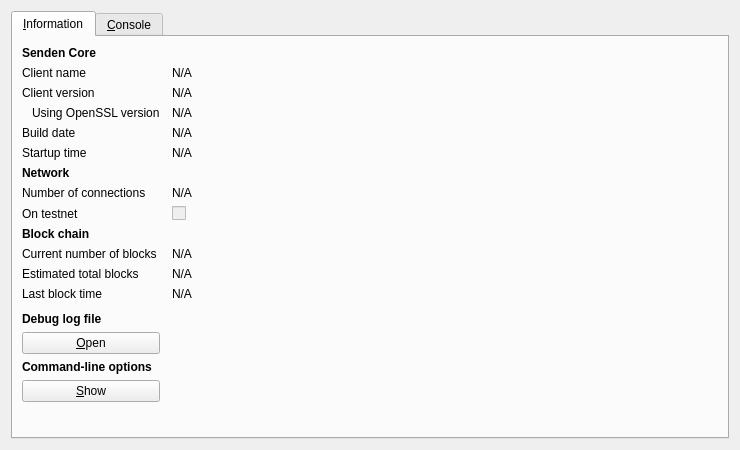
<?xml version="1.0" encoding="UTF-8"?>
<ui version="4.0">
 <class>RPCConsole</class>
 <widget class="QDialog" name="RPCConsole">
  <property name="geometry">
   <rect>
    <x>0</x>
    <y>0</y>
    <width>740</width>
    <height>450</height>
   </rect>
  </property>
  <property name="windowTitle">
   <string>Senden - Debug window</string>
  </property>
  <layout class="QVBoxLayout" name="verticalLayout_2">
   <item>
    <widget class="QTabWidget" name="tabWidget">
     <property name="currentIndex">
      <number>0</number>
     </property>
     <widget class="QWidget" name="tab_info">
      <attribute name="title">
       <string>&amp;Information</string>
      </attribute>
      <layout class="QGridLayout" name="gridLayout" columnstretch="0,1">
       <property name="horizontalSpacing">
        <number>12</number>
       </property>
       <item row="0" column="0">
        <widget class="QLabel" name="label_9">
         <property name="font">
          <font>
           <weight>75</weight>
           <bold>true</bold>
          </font>
         </property>
         <property name="text">
          <string>Senden Core</string>
         </property>
        </widget>
       </item>
       <item row="1" column="0">
        <widget class="QLabel" name="label_5">
         <property name="text">
          <string>Client name</string>
         </property>
        </widget>
       </item>
       <item row="1" column="1">
        <widget class="QLabel" name="clientName">
         <property name="cursor">
          <cursorShape>IBeamCursor</cursorShape>
         </property>
         <property name="text">
          <string>N/A</string>
         </property>
         <property name="textFormat">
          <enum>Qt::PlainText</enum>
         </property>
         <property name="textInteractionFlags">
          <set>Qt::LinksAccessibleByMouse|Qt::TextSelectableByKeyboard|Qt::TextSelectableByMouse</set>
         </property>
        </widget>
       </item>
       <item row="2" column="0">
        <widget class="QLabel" name="label_6">
         <property name="text">
          <string>Client version</string>
         </property>
        </widget>
       </item>
       <item row="2" column="1">
        <widget class="QLabel" name="clientVersion">
         <property name="cursor">
          <cursorShape>IBeamCursor</cursorShape>
         </property>
         <property name="text">
          <string>N/A</string>
         </property>
         <property name="textFormat">
          <enum>Qt::PlainText</enum>
         </property>
         <property name="textInteractionFlags">
          <set>Qt::LinksAccessibleByMouse|Qt::TextSelectableByKeyboard|Qt::TextSelectableByMouse</set>
         </property>
        </widget>
       </item>
       <item row="3" column="0">
        <widget class="QLabel" name="label_14">
         <property name="text">
          <string>Using OpenSSL version</string>
         </property>
         <property name="indent">
          <number>10</number>
         </property>
        </widget>
       </item>
       <item row="3" column="1">
        <widget class="QLabel" name="openSSLVersion">
         <property name="cursor">
          <cursorShape>IBeamCursor</cursorShape>
         </property>
         <property name="text">
          <string>N/A</string>
         </property>
         <property name="textFormat">
          <enum>Qt::PlainText</enum>
         </property>
         <property name="textInteractionFlags">
          <set>Qt::LinksAccessibleByMouse|Qt::TextSelectableByKeyboard|Qt::TextSelectableByMouse</set>
         </property>
        </widget>
       </item>
       <item row="4" column="0">
        <widget class="QLabel" name="label_12">
         <property name="text">
          <string>Build date</string>
         </property>
        </widget>
       </item>
       <item row="4" column="1">
        <widget class="QLabel" name="buildDate">
         <property name="cursor">
          <cursorShape>IBeamCursor</cursorShape>
         </property>
         <property name="text">
          <string>N/A</string>
         </property>
         <property name="textFormat">
          <enum>Qt::PlainText</enum>
         </property>
         <property name="textInteractionFlags">
          <set>Qt::LinksAccessibleByMouse|Qt::TextSelectableByKeyboard|Qt::TextSelectableByMouse</set>
         </property>
        </widget>
       </item>
       <item row="5" column="0">
        <widget class="QLabel" name="label_13">
         <property name="text">
          <string>Startup time</string>
         </property>
        </widget>
       </item>
       <item row="5" column="1">
        <widget class="QLabel" name="startupTime">
         <property name="cursor">
          <cursorShape>IBeamCursor</cursorShape>
         </property>
         <property name="text">
          <string>N/A</string>
         </property>
         <property name="textFormat">
          <enum>Qt::PlainText</enum>
         </property>
         <property name="textInteractionFlags">
          <set>Qt::LinksAccessibleByMouse|Qt::TextSelectableByKeyboard|Qt::TextSelectableByMouse</set>
         </property>
        </widget>
       </item>
       <item row="6" column="0">
        <widget class="QLabel" name="label_11">
         <property name="font">
          <font>
           <weight>75</weight>
           <bold>true</bold>
          </font>
         </property>
         <property name="text">
          <string>Network</string>
         </property>
        </widget>
       </item>
       <item row="7" column="0">
        <widget class="QLabel" name="label_7">
         <property name="text">
          <string>Number of connections</string>
         </property>
        </widget>
       </item>
       <item row="7" column="1">
        <widget class="QLabel" name="numberOfConnections">
         <property name="cursor">
          <cursorShape>IBeamCursor</cursorShape>
         </property>
         <property name="text">
          <string>N/A</string>
         </property>
         <property name="textFormat">
          <enum>Qt::PlainText</enum>
         </property>
         <property name="textInteractionFlags">
          <set>Qt::LinksAccessibleByMouse|Qt::TextSelectableByKeyboard|Qt::TextSelectableByMouse</set>
         </property>
        </widget>
       </item>
       <item row="8" column="0">
        <widget class="QLabel" name="label_8">
         <property name="text">
          <string>On testnet</string>
         </property>
        </widget>
       </item>
       <item row="8" column="1">
        <widget class="QCheckBox" name="isTestNet">
         <property name="enabled">
          <bool>false</bool>
         </property>
         <property name="text">
          <string/>
         </property>
        </widget>
       </item>
       <item row="9" column="0">
        <widget class="QLabel" name="label_10">
         <property name="font">
          <font>
           <weight>75</weight>
           <bold>true</bold>
          </font>
         </property>
         <property name="text">
          <string>Block chain</string>
         </property>
        </widget>
       </item>
       <item row="10" column="0">
        <widget class="QLabel" name="label_3">
         <property name="text">
          <string>Current number of blocks</string>
         </property>
        </widget>
       </item>
       <item row="10" column="1">
        <widget class="QLabel" name="numberOfBlocks">
         <property name="cursor">
          <cursorShape>IBeamCursor</cursorShape>
         </property>
         <property name="text">
          <string>N/A</string>
         </property>
         <property name="textFormat">
          <enum>Qt::PlainText</enum>
         </property>
         <property name="textInteractionFlags">
          <set>Qt::LinksAccessibleByMouse|Qt::TextSelectableByKeyboard|Qt::TextSelectableByMouse</set>
         </property>
        </widget>
       </item>
       <item row="11" column="0">
        <widget class="QLabel" name="label_4">
         <property name="text">
          <string>Estimated total blocks</string>
         </property>
        </widget>
       </item>
       <item row="11" column="1">
        <widget class="QLabel" name="totalBlocks">
         <property name="cursor">
          <cursorShape>IBeamCursor</cursorShape>
         </property>
         <property name="text">
          <string>N/A</string>
         </property>
         <property name="textFormat">
          <enum>Qt::PlainText</enum>
         </property>
         <property name="textInteractionFlags">
          <set>Qt::LinksAccessibleByMouse|Qt::TextSelectableByKeyboard|Qt::TextSelectableByMouse</set>
         </property>
        </widget>
       </item>
       <item row="12" column="0">
        <widget class="QLabel" name="label_2">
         <property name="text">
          <string>Last block time</string>
         </property>
        </widget>
       </item>
       <item row="12" column="1">
        <widget class="QLabel" name="lastBlockTime">
         <property name="cursor">
          <cursorShape>IBeamCursor</cursorShape>
         </property>
         <property name="text">
          <string>N/A</string>
         </property>
         <property name="textFormat">
          <enum>Qt::PlainText</enum>
         </property>
         <property name="textInteractionFlags">
          <set>Qt::LinksAccessibleByMouse|Qt::TextSelectableByKeyboard|Qt::TextSelectableByMouse</set>
         </property>
        </widget>
       </item>
       <item row="13" column="0">
        <spacer name="verticalSpacer_2">
         <property name="orientation">
          <enum>Qt::Vertical</enum>
         </property>
         <property name="sizeHint" stdset="0">
          <size>
           <width>20</width>
           <height>20</height>
          </size>
         </property>
        </spacer>
       </item>
       <item row="14" column="0">
        <widget class="QLabel" name="labelDebugLogfile">
         <property name="font">
          <font>
           <weight>75</weight>
           <bold>true</bold>
          </font>
         </property>
         <property name="text">
          <string>Debug log file</string>
         </property>
        </widget>
       </item>
       <item row="15" column="0">
        <widget class="QPushButton" name="openDebugLogfileButton">
         <property name="toolTip">
          <string>Open the Senden debug log file from the current data directory. This can take a few seconds for large log files.</string>
         </property>
         <property name="text">
          <string>&amp;Open</string>
         </property>
         <property name="autoDefault">
          <bool>false</bool>
         </property>
        </widget>
       </item>
       <item row="16" column="0">
        <widget class="QLabel" name="labelCLOptions">
         <property name="font">
          <font>
           <weight>75</weight>
           <bold>true</bold>
          </font>
         </property>
         <property name="text">
          <string>Command-line options</string>
         </property>
        </widget>
       </item>
       <item row="17" column="0">
        <widget class="QPushButton" name="showCLOptionsButton">
         <property name="toolTip">
          <string>Show the Senden-Qt help message to get a list with possible Senden command-line options.</string>
         </property>
         <property name="text">
          <string>&amp;Show</string>
         </property>
         <property name="autoDefault">
          <bool>false</bool>
         </property>
        </widget>
       </item>
       <item row="18" column="0">
        <spacer name="verticalSpacer">
         <property name="orientation">
          <enum>Qt::Vertical</enum>
         </property>
         <property name="sizeHint" stdset="0">
          <size>
           <width>20</width>
           <height>40</height>
          </size>
         </property>
        </spacer>
       </item>
      </layout>
     </widget>
     <widget class="QWidget" name="tab_console">
      <attribute name="title">
       <string>&amp;Console</string>
      </attribute>
      <layout class="QVBoxLayout" name="verticalLayout_3">
       <property name="spacing">
        <number>3</number>
       </property>
       <item>
        <widget class="QTextEdit" name="messagesWidget">
         <property name="minimumSize">
          <size>
           <width>0</width>
           <height>100</height>
          </size>
         </property>
         <property name="readOnly">
          <bool>true</bool>
         </property>
         <property name="tabKeyNavigation" stdset="0">
          <bool>false</bool>
         </property>
         <property name="columnCount" stdset="0">
          <number>2</number>
         </property>
        </widget>
       </item>
       <item>
        <layout class="QHBoxLayout" name="horizontalLayout">
         <property name="spacing">
          <number>3</number>
         </property>
         <item>
          <widget class="QLabel" name="label">
           <property name="text">
            <string notr="true">&gt;</string>
           </property>
          </widget>
         </item>
         <item>
          <widget class="QLineEdit" name="lineEdit"/>
         </item>
         <item>
          <widget class="QPushButton" name="clearButton">
           <property name="maximumSize">
            <size>
             <width>24</width>
             <height>24</height>
            </size>
           </property>
           <property name="toolTip">
            <string>Clear console</string>
           </property>
           <property name="text">
            <string/>
           </property>
           <property name="icon">
            <iconset resource="../bitcoin.qrc">
             <normaloff>:/icons/remove</normaloff>:/icons/remove</iconset>
           </property>
           <property name="shortcut">
            <string notr="true">Ctrl+L</string>
           </property>
           <property name="autoDefault">
            <bool>false</bool>
           </property>
          </widget>
         </item>
        </layout>
       </item>
      </layout>
     </widget>
    </widget>
   </item>
  </layout>
 </widget>
 <resources>
  <include location="../bitcoin.qrc"/>
 </resources>
 <connections/>
</ui>
